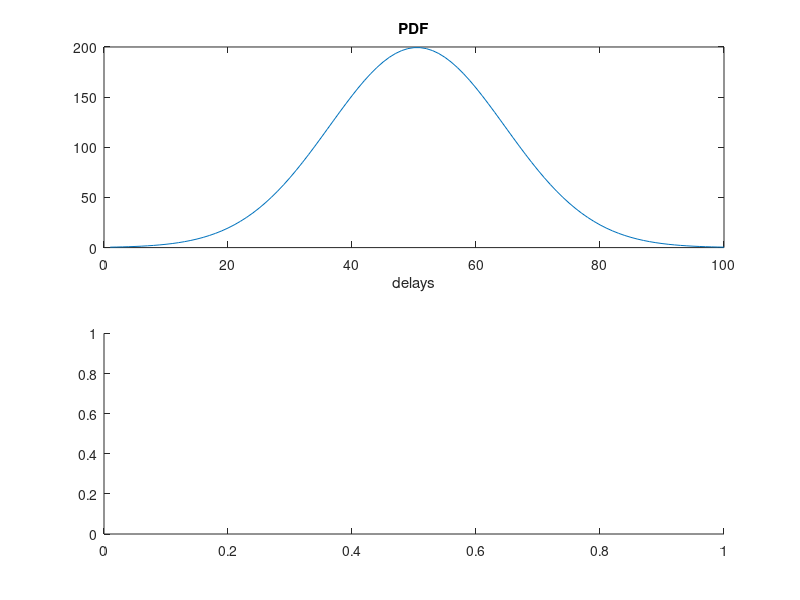

The MATLAB source for this figure: (Note: this script raises an error after producing the figure.)
% Brandon Frazier
% 9/18/24 HW2

%% GLOBALS
mu = 10 * 10^-3;
stdDev = 2 * 10^-3;

%% PART ONE
Ptheory = normcdf([11*10^-3 15*10^-3], mu, stdDev);
Ptheory = Ptheory(2) - Ptheory(1)

%% PART TWO

delays = stdDev .* randn(1000, 1) + mu;

%% PART THREE

val = sum((delays < 15 * 10^-3) &  (delays > 11 * 10^-3));
Pexp = val/numel(delays)


%% PART FOUR (tentative)

relError = abs(((Pexp - Ptheory)/Ptheory)) * 100

%% PART FIVE (tentative)

% PART A
subplot(2, 1, 1);
plot(normpdf(linspace(.003, .017), mu, stdDev))
title("PDF")
xlabel("delays")
subplot(2, 1, 2);
% PART B
histogram(delays)
title("Delay Histogram")


